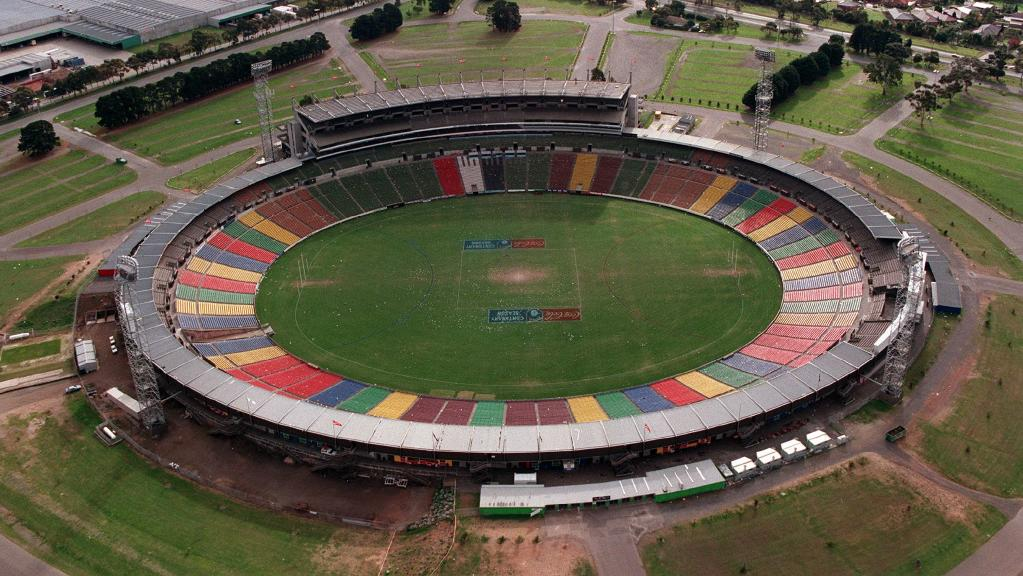
#> input picture .claude/review/waverley_park/source/ref.jpg, 1023 x 576 px, given in place of sat_hi_south.png, which was not available
$ python _cham.py ../../../waverley_park/source/ref.jpg
#> lines starting #> are read from the running program, lines starting #| are printed output that depends on the picture
import json, sys, numpy as np
from PIL import Image
from scipy import ndimage
from skimage import feature, color
P='D:/Temp/claude/14b1484a65bfbd74/76476bc6-b87c-4245-8ecb-61de5d49956b/scratchpad/proto/'
rgb=np.asarray(Image.open(P+'data/optus/sat_hi_south.png').convert('RGB'))
#> rgb is the input picture: shape (576, 1023, 3); mean R, G, B 97, 90, 72.1
lab=color.rgb2lab(rgb); E=np.zeros(lab.shape[:2],bool)
#> after `lab = color.rgb2lab(rgb)`: lab: shape (576, 1023, 3) float64; mean of channels 0, 1, 2 38, -0.2, 11.6
for c in range(3): E|=feature.canny(ndimage.median_filter(lab[...,c],9),sigma=3,low_threshold=None)
#> this loop made 3 passes
#> pass 1, `for c in range(3): E|=feature.canny(ndimage.median_filter(lab[...,c],9..`:
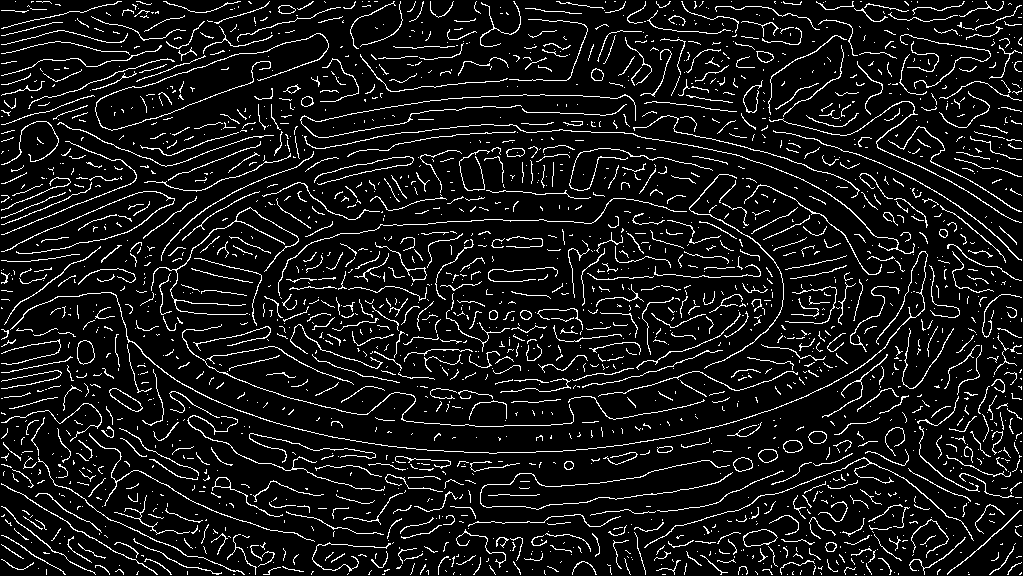
#> E: shape (576, 1023) bool; 9% white in thin lines or dots
#> pass 2, `for c in range(3): E|=feature.canny(ndimage.median_filter(lab[...,c],9..`:
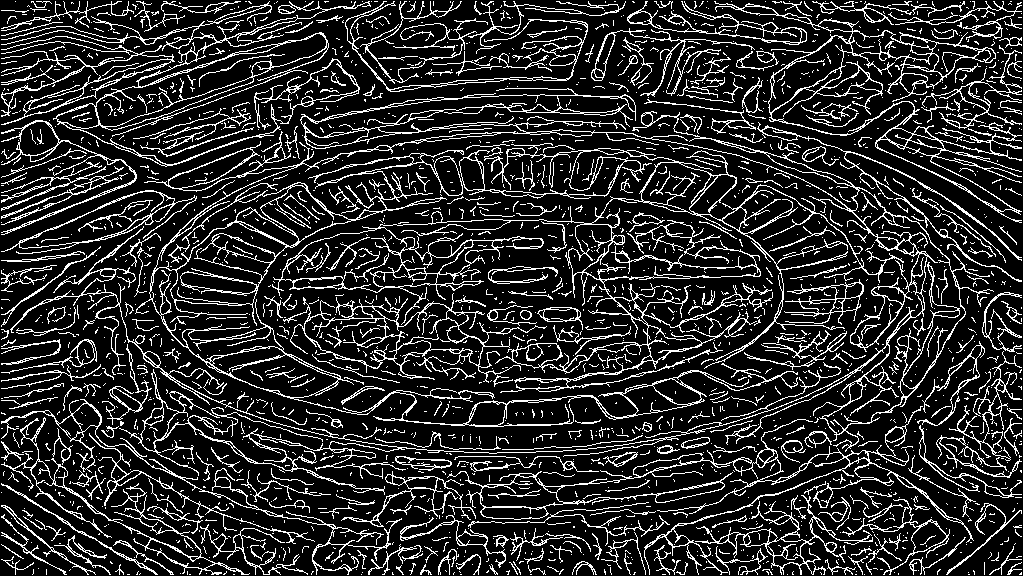
#> E: shape (576, 1023) bool; 16.9% white in thin lines or dots
#> pass 3, `for c in range(3): E|=feature.canny(ndimage.median_filter(lab[...,c],9..`:
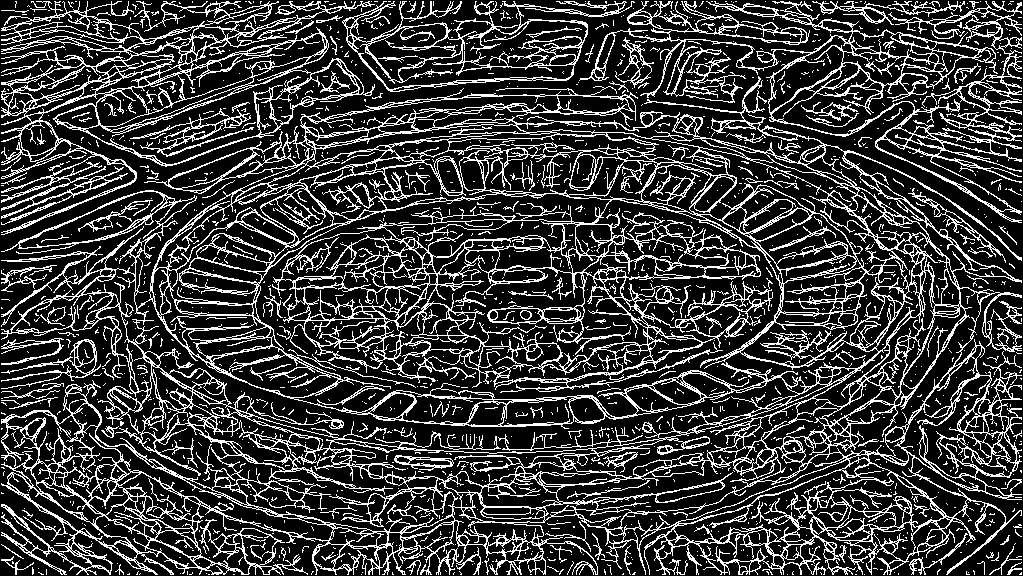
#> E: shape (576, 1023) bool; 22.9% white in thin lines or dots
dt=ndimage.distance_transform_edt(~E)*0.125
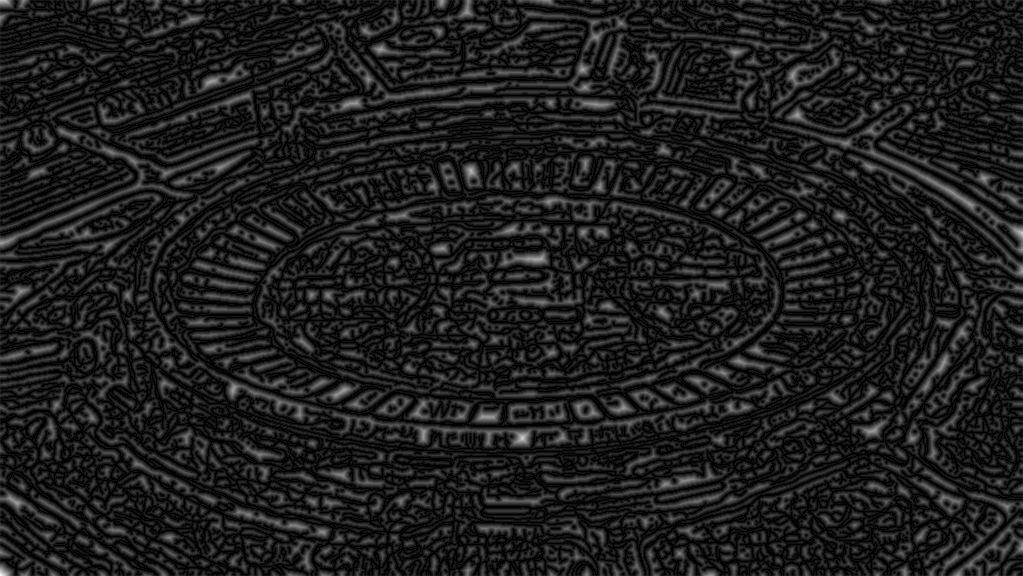
#> dt: shape (576, 1023) float64; min 0, max 1.68, mean 0.197; drawn with min black and max white
H,W=E.shape; S=json.load(open(P+(sys.argv[1] if len(sys.argv)>1 else 'spec/optus_fc_hand.json')))['south']
#> after `H, W = E.shape`: H = 576; W = 1023
#> (the run stopped early here; a loop or call above may not have finished)

$ run again, on .claude/review/waverley_park/source/sat_esri.jpg
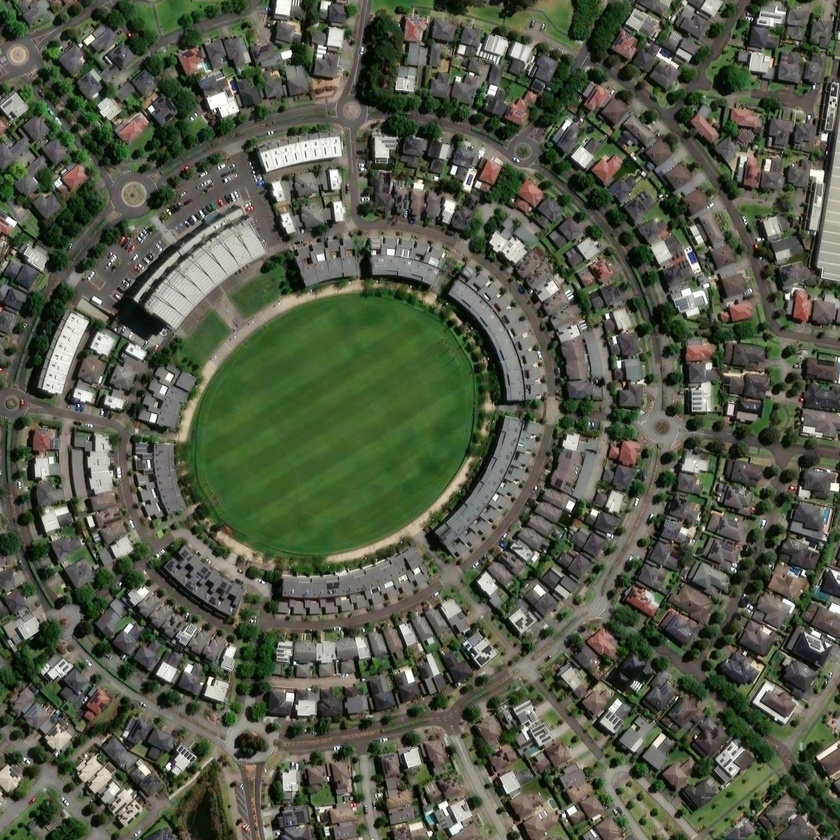
#> input picture .claude/review/waverley_park/source/sat_esri.jpg, 840 x 840 px, shrunk from 2000 x 2000 before the run, given in place of sat_hi_south.png, which was not available
#> rgb is the input picture: shape (840, 840, 3); mean R, G, B 84.9, 90.1, 73.6
#> lab: shape (840, 840, 3) float64; mean of channels 0, 1, 2 36.7, -5.2, 8.9
#> the loop `for c in range(3): E|=feature.canny(ndimage.median_filter(lab[...,c],9..` made 3 passes
#> pass 1, `for c in range(3): E|=feature.canny(ndimage.median_filter(lab[...,c],9..`:
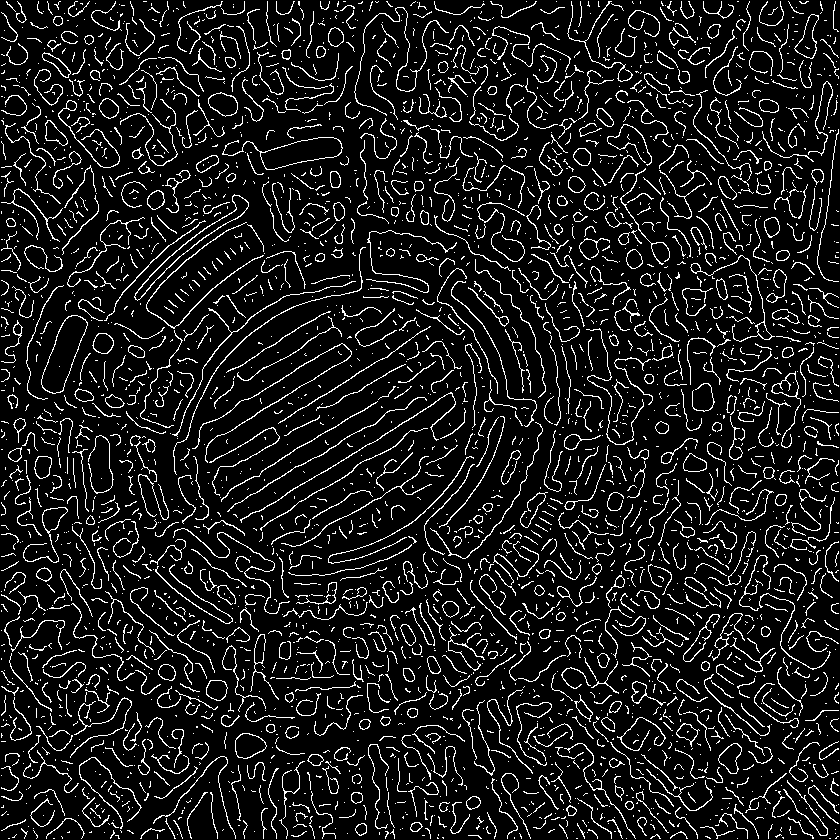
#> E: shape (840, 840) bool; 10.3% white in thin lines or dots
#> `dt=ndimage.distance_transform_edt(~E)*0.125`:
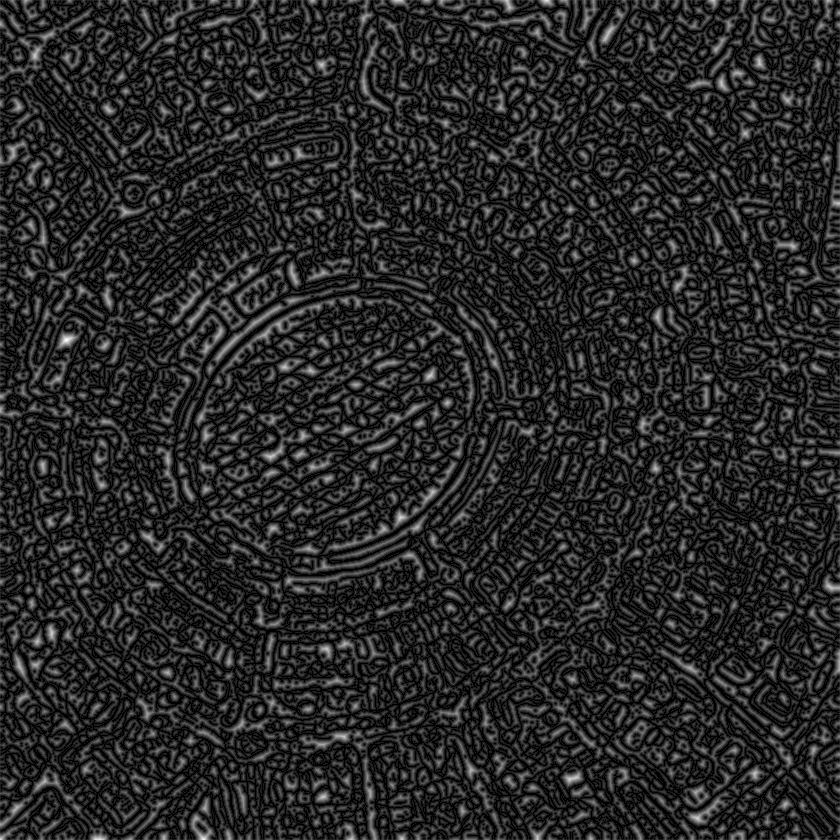
#> dt: shape (840, 840) float64; min 0, max 1.13, mean 0.173; drawn with min black and max white
